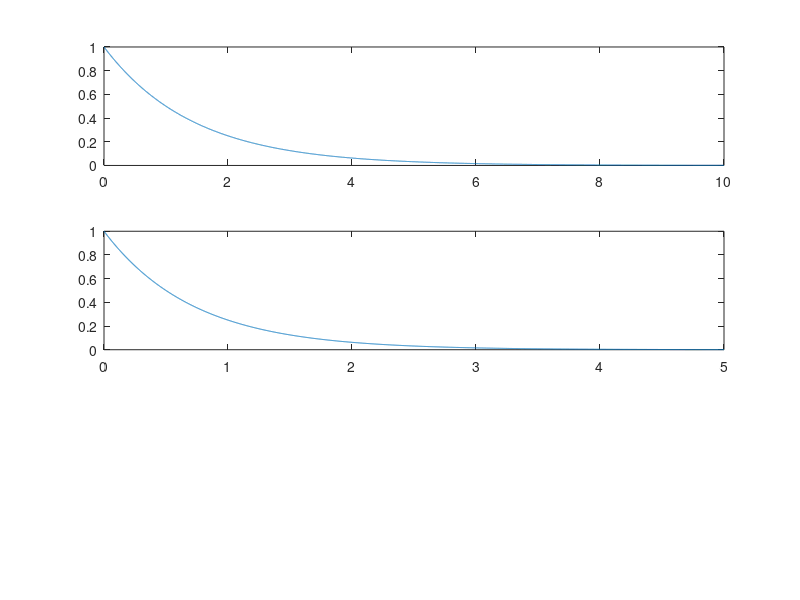

This chart was generated by the following MATLAB code:
%%lab5_6
format compact
close all;
clear;
clc;

%%a)
t1=0;
t2=10;
t=t1:0.001:t2;
x1=(0.5.^(t));

%%b)
tx2=0:0.001:5;
x2=0.5.^(2*tx2);

figure();
subplot(3,1,1);
plot(t,x1);

subplot(3,1,2);
plot(tx2,x2);


